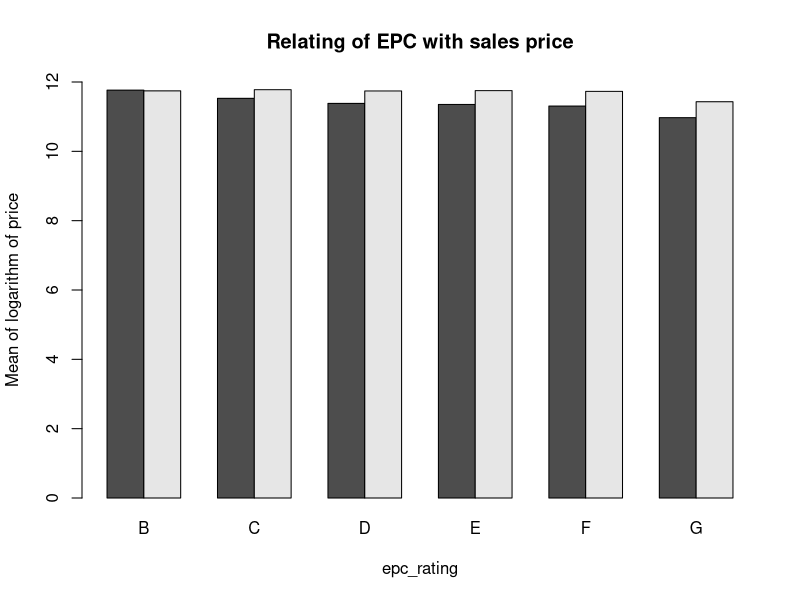
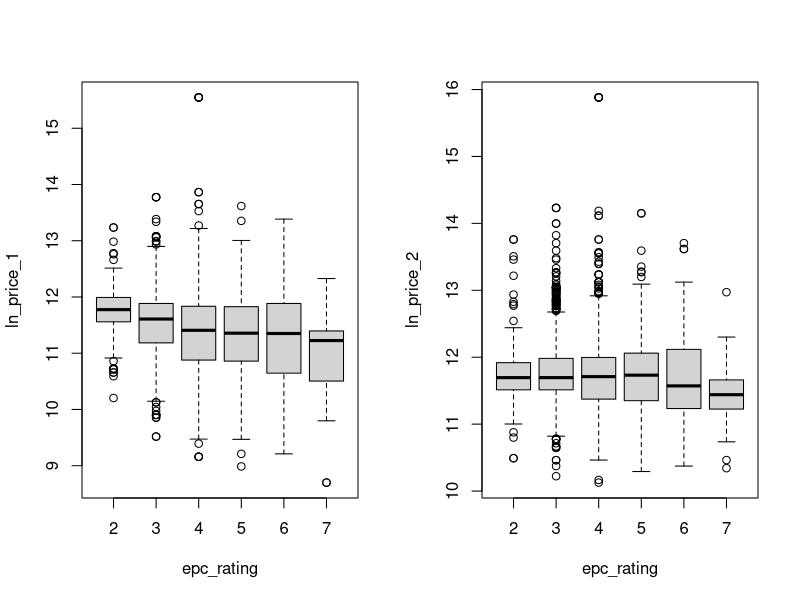
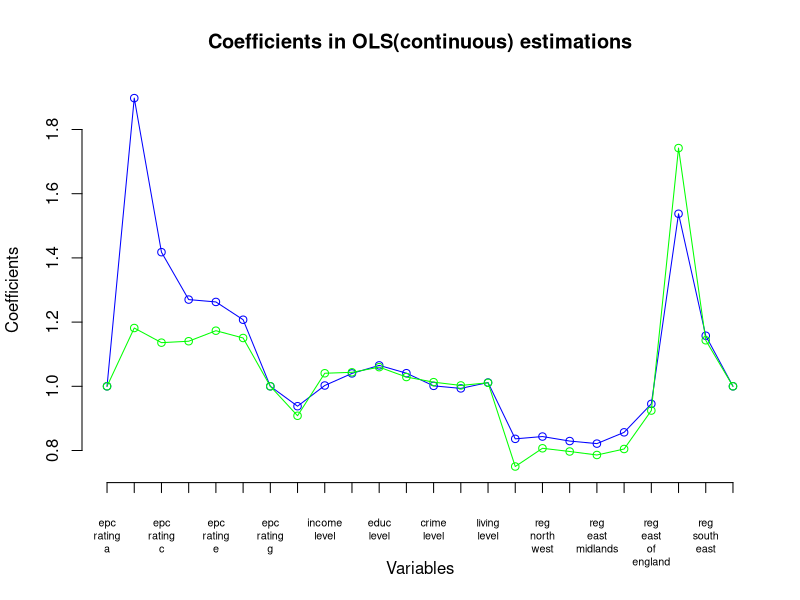
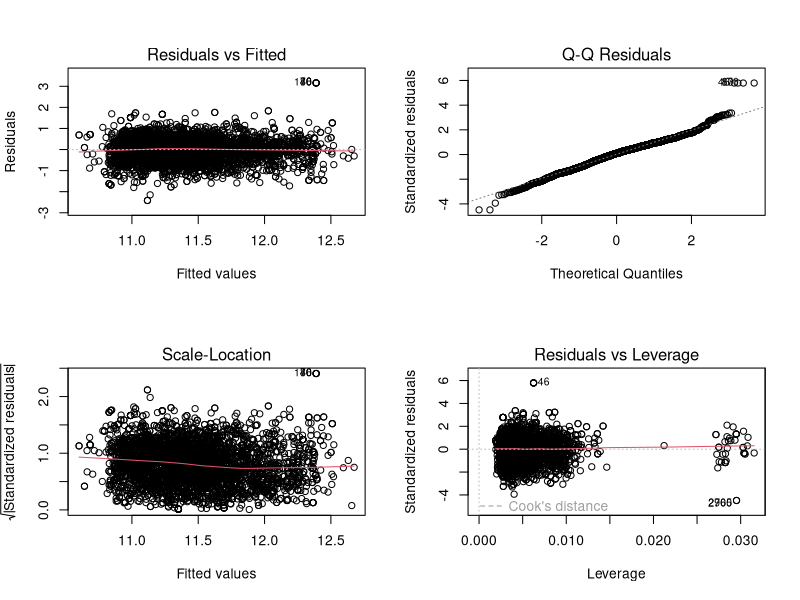
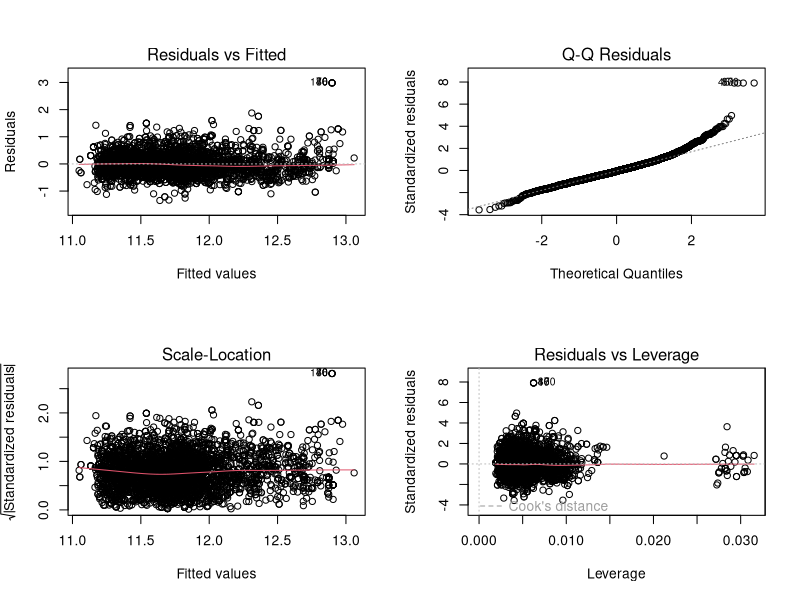
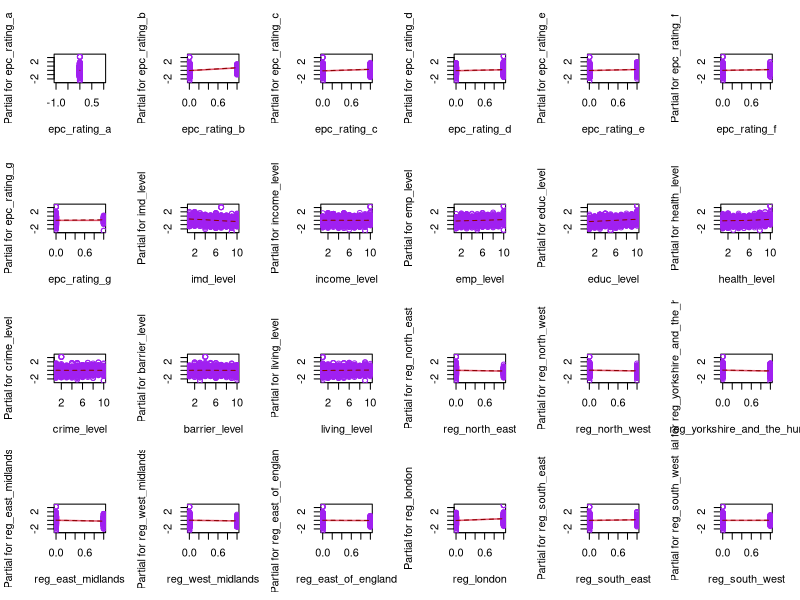
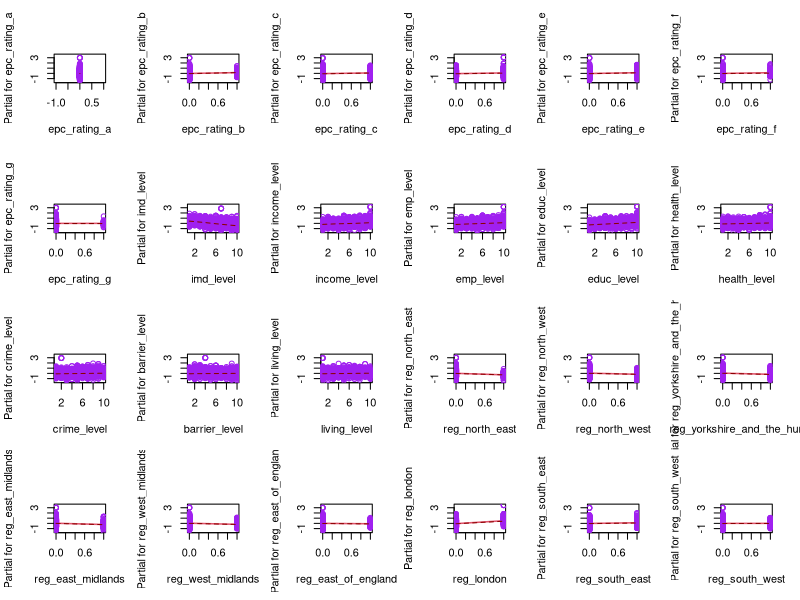
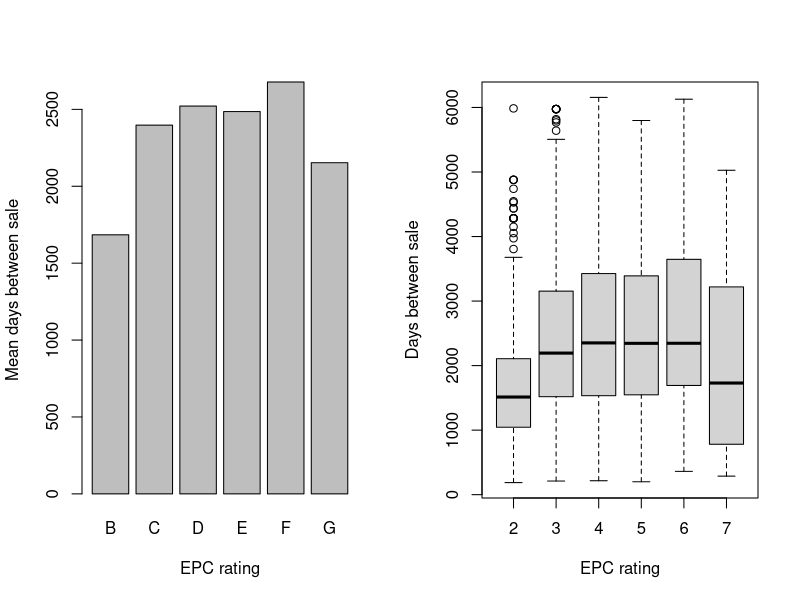

R code for these plots, in order:
Data <- read.csv("Data.csv") # nolint

# relation of rating and house prices
epc_rating <- Data$epc_rating_a +
    2 * Data$epc_rating_b +
    3 * Data$epc_rating_c +
    4 * Data$epc_rating_d +
    5 * Data$epc_rating_e + 6 * Data$epc_rating_f + 7 * Data$epc_rating_g
# epc_rating corresponds epc_rating, 1 for A, 2 for B ... 7 for G.

windows()
barplot(
    rbind(
        tapply(Data$ln_price_1, epc_rating, mean),
        tapply(Data$ln_price_2, epc_rating, mean)
    ),
    beside = TRUE, ylim = c(0, 12),
    names.arg = c("B", "C", "D", "E", "F", "G"),
    xlab = "epc_rating",
    ylab = "Mean of logarithm of price",
    main = "Relating of EPC with sales price",
)
windows()
par(mfrow = c(1, 2))

boxplot(Data$ln_price_1 ~ epc_rating, ylab = "ln_price_1")
boxplot(Data$ln_price_2 ~ epc_rating, ylab = "ln_price_2")


# hedonic regression of prices
epc_price1 <- lm(ln_price_1 ~ epc_rating_a + epc_rating_b +
    epc_rating_c + epc_rating_d +
    epc_rating_e + epc_rating_f + epc_rating_g +
    imd_level + income_level +
    emp_level + educ_level +
    health_level + crime_level +
    barrier_level + living_level +
    reg_north_east + reg_north_west +
    reg_yorkshire_and_the_humber + reg_east_midlands +
    reg_west_midlands + reg_east_of_england +
    reg_london + reg_south_east + reg_south_west, data = Data)


epc_price2 <- lm(ln_price_2 ~ epc_rating_a + epc_rating_b +
    epc_rating_c + epc_rating_d +
    epc_rating_e + epc_rating_f + epc_rating_g +
    imd_level + income_level +
    emp_level + educ_level +
    health_level + crime_level +
    barrier_level + living_level +
    reg_north_east + reg_north_west +
    reg_yorkshire_and_the_humber + reg_east_midlands +
    reg_west_midlands + reg_east_of_england +
    reg_london + reg_south_east + reg_south_west, data = Data)


options(scipen = 999)
sink("OLS(band).txt")
print(summary(epc_price1))
print(summary(epc_price2))
# Summary shows the statistically significant variables of of ln_price
# Positivity of coefficients imply positive associativity

epc_price1$coefficients[is.na(epc_price1$coefficients)] <- 0
epc_price2$coefficients[is.na(epc_price2$coefficients)] <- 0

hedonic_price1 <- exp(epc_price1$coefficients) # hedonic price index1
hedonic_price2 <- exp(epc_price2$coefficients) # hedonic price index2


windows()
plot(1:24, hedonic_price1[-1],
    type = "n",
    axes = F,
    ylab = "",
    xlab = "",
    ylim = c(0.7, 1.9)
)

lines(1:24, hedonic_price1[-1], type = "o", col = "blue")
lines(1:24, hedonic_price2[-1], type = "o", col = "green")
axis(2)
axis(1,
    at = 1:24,
    labels = gsub("_", "\n", names(hedonic_price1)[-1]),
    padj = 1, pos = 0.7, cex.axis = 0.65
)
title(
    main = "Coefficients in OLS(continuous) estimations",
    ylab = "Coefficients",
    xlab = "Variables"
)

# ANALYSIS OF RESIDUE- 4 Residual plots- Residual = True value - Fitted value
# Residuals vs Fitted
# Normal Probability Plot of Residuals
# sqrt(|standardized residual|) vs fitted values
# Residuals vs Leverage
windows()
par(mfrow = c(2, 2))
plot(epc_price1)
windows()
par(mfrow = c(2, 2))
plot(epc_price2)

# Partial Residue plots
windows()
par(mfrow = c(4, 6))
termplot(epc_price1,
    partial.resid = TRUE, col.res = "purple", smooth = panel.smooth
)

windows()
par(mfrow = c(4, 6))
termplot(epc_price2,
    partial.resid = TRUE, col.res = "purple", smooth = panel.smooth
)


# relation of rating and time between sale
windows()
par(mfrow = c(1, 2))
barplot(
    tapply(Data$days_between_sale, epc_rating, mean),
    beside = TRUE,
    names.arg = c("B", "C", "D", "E", "F", "G"),
    xlab = "EPC rating", ylab = "Mean days between sale"
)
boxplot(Data$days_between_sale ~ epc_rating,
    xlab = "EPC rating", ylab = "Days between sale"
)

# hedonic regression of time
epc_time <- lm(days_between_sale ~ epc_rating_a + epc_rating_b +
    epc_rating_c + epc_rating_d +
    epc_rating_e + epc_rating_f + epc_rating_g +
    imd_level + income_level +
    emp_level + educ_level +
    health_level + crime_level +
    barrier_level + living_level +
    reg_north_east + reg_north_west +
    reg_yorkshire_and_the_humber + reg_east_midlands +
    reg_west_midlands + reg_east_of_england +
    reg_london + reg_south_east + reg_south_west, data = Data)
print(summary(epc_time))
sink()

# relation of region and rating
windows()
barplot(
    t(rbind(
        tapply(Data$reg_north_east, epc_rating, sum),
        tapply(Data$reg_north_west, epc_rating, sum),
        tapply(Data$reg_yorkshire_and_the_humber, epc_rating, sum),
        tapply(Data$reg_east_midlands, epc_rating, sum),
        tapply(Data$reg_west_midlands, epc_rating, sum),
        tapply(Data$reg_east_of_england, epc_rating, sum),
        tapply(Data$reg_london, epc_rating, sum),
        tapply(Data$reg_south_east, epc_rating, sum),
        tapply(Data$reg_south_west, epc_rating, sum)
    ) / 4201),
    ylim = c(0, 0.2),
    names.arg = gsub("_", " ", substring(colnames(Data)[35:43], 5)),
    xlab = "Regions",
    ylab = "Sum of EPC rating"
)

regions <- Data$reg_north_east +
    2 * Data$reg_north_west +
    3 * Data$reg_yorkshire_and_the_humber +
    4 * Data$reg_east_midlands +
    5 * Data$reg_west_midlands +
    6 * Data$reg_east_of_england +
    7 * Data$reg_london +
    8 * Data$reg_south_east +
    9 * Data$reg_south_west

# relation of regions and house prices
windows()
barplot(
    rbind(
        tapply(Data$ln_price_1, regions, mean),
        tapply(Data$ln_price_2, regions, mean)
    ),
    beside = TRUE, ylim = c(0, 14),
    names.arg = gsub("_", " ", substring(colnames(Data)[35:43], 5)),
    xlab = "Regions",
    ylab = "Mean of logarithm of sales price"
)

windows()
par(mfrow = c(1, 2))
boxplot(Data$ln_price_1 ~ regions,
    xlab = "Regions", ylab = "Logarithm of first sales price"
)
boxplot(Data$ln_price_2 ~ regions,
    xlab = "Regions", ylab = "Logarithm of second sales price"
)

# relation of regions and time between sale
windows()
par(mfrow = c(1, 2))
barplot(
    tapply(Data$days_between_sale, regions, mean),
    beside = TRUE,
    names.arg = gsub("_", " ", substring(colnames(Data)[35:43], 5)),
    xlab = "Regions",
    ylab = "Mean of days between sale"
)

boxplot(Data$days_between_sale ~ regions,
    xlab = "Regions", ylab = "Mean of days between sale"
)

# Continuous OLS
epc_price1_cont <- lm(ln_price_1 ~ ln_epc_100 +
    imd_score + income_score +
    emp_score + educ_score +
    health_score + crime_score +
    barrier_score + living_score +
    reg_north_east + reg_north_west +
    reg_yorkshire_and_the_humber + reg_east_midlands +
    reg_west_midlands + reg_east_of_england +
    reg_london + reg_south_east + reg_south_west, data = Data)


sink("OLS(continuous).txt")
print(summary(epc_price1_cont))

epc_price2_cont <- lm(ln_price_2 ~ ln_epc_100 +
    imd_score + income_score +
    emp_score + educ_score +
    health_score + crime_score +
    barrier_score + living_score +
    reg_north_east + reg_north_west +
    reg_yorkshire_and_the_humber + reg_east_midlands +
    reg_west_midlands + reg_east_of_england +
    reg_london + reg_south_east + reg_south_west, data = Data)

print(summary(epc_price2_cont))

epc_price1_cont$coefficients[is.na(epc_price1_cont$coefficients)] <- 0
epc_price2_cont$coefficients[is.na(epc_price2_cont$coefficients)] <- 0

hedonic_price1_cont <- exp(epc_price1_cont$coefficients)
hedonic_price2_cont <- exp(epc_price2_cont$coefficients)

windows()
plot(1:18, hedonic_price1_cont[-1],
    type = "n",
    axes = F,
    ylab = "",
    xlab = "",
    ylim = c(0.5, 1.65)
)
lines(1:18, hedonic_price1_cont[-1], type = "o", col = "blue")
lines(1:18, hedonic_price2_cont[-1], type = "o", col = "green")
axis(2)
axis(1,
    at = 1:18,
    labels = gsub("_", "\n", names(hedonic_price1_cont)[-1]),
    padj = 1, pos = 0.6
)
title(
    main = "Coefficients in OLS(continuous) estimations",
    ylab = "Coefficients",
    xlab = "Variables"
)
sink()

windows()
par(mfrow = c(4, 5))
termplot(epc_price1_cont,
    partial.resid = TRUE, col.res = "purple", smooth = panel.smooth
)

windows()
par(mfrow = c(4, 5))
termplot(epc_price2_cont,
    partial.resid = TRUE, col.res = "purple", smooth = panel.smooth
)

# Repeat sales index
rsi <- read.csv("RSI.csv")
index <- lm(log_change ~ 0 + Y1995 + Y1996 + Y1997 + Y1998 + Y1999 +
    Y2000 + Y2001 + Y2002 + Y2003 + Y2004 + Y2005 + Y2006 + Y2007 + Y2008
    + Y2009 + Y2010 + Y2011 + Y2012, data = rsi)
windows()
rs_index <- exp(coef(index))
rs_index[is.na(rs_index)] <- 1
plot(rs_index, type = "o", axes = F, xlab = "", ylab = "", col = "blue")
axis(2)
axis(1,
    at = 1:18,
    labels = gsub("Y", "", colnames(rsi)[3:20]),
    padj = 1
)
title(
    main = "Repeated Sales Index",
    ylab = "Index",
    xlab = "Year"
)
